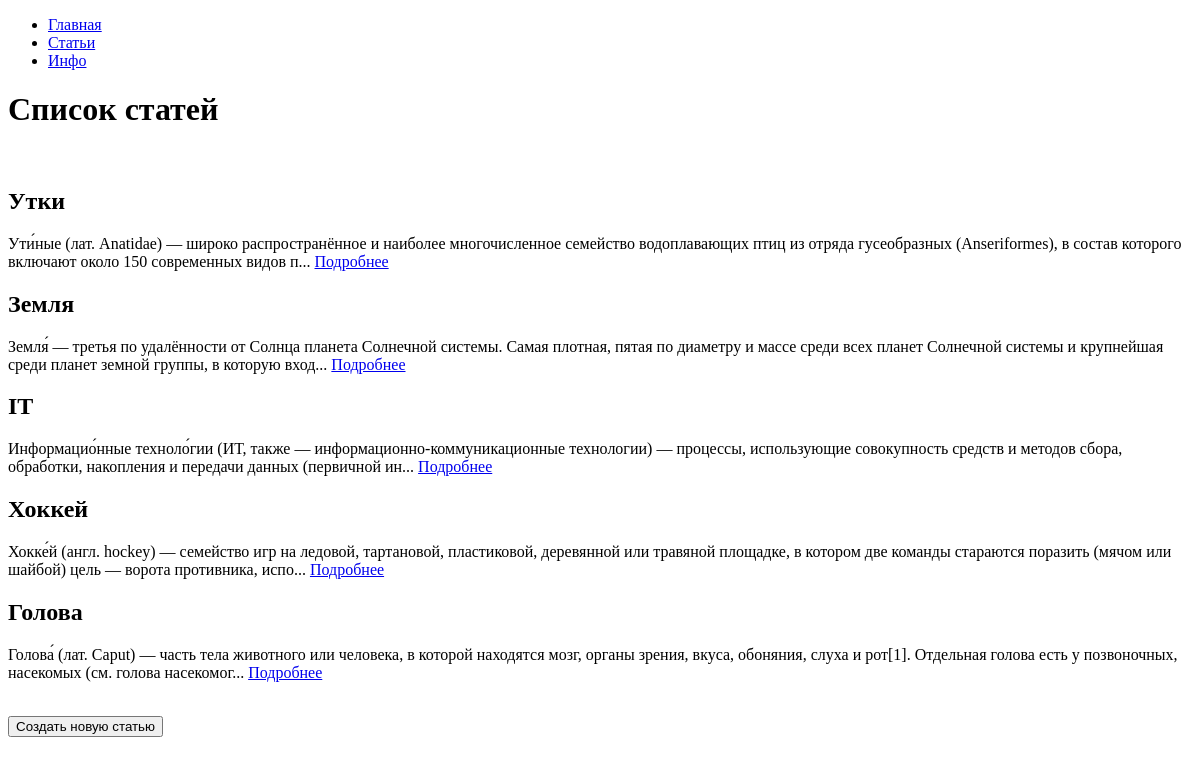
The app's page /articles/, older data.
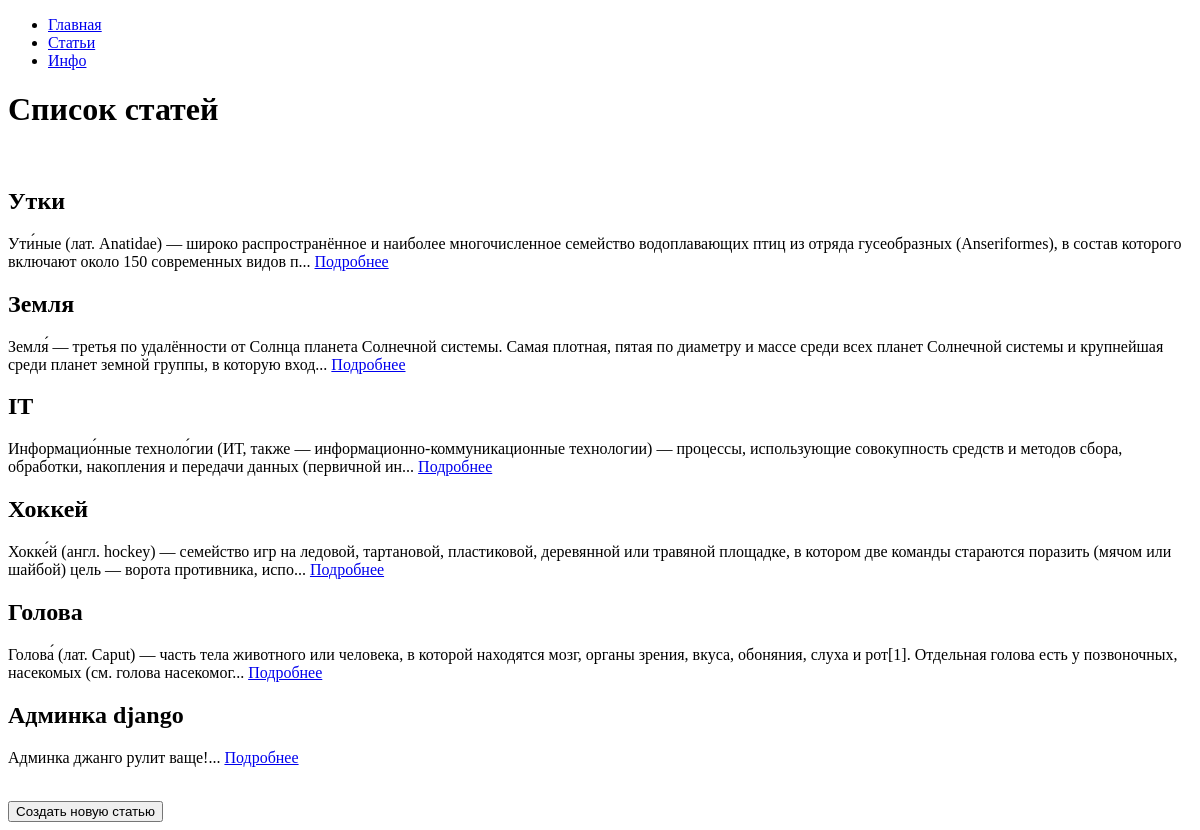
The same page, newer data.
### django_blog/article/models.py (models this page shows, shortened)
class Article(models.Model):
    name = models.CharField(max_length=200)
    body = models.TextField()
    timestamp = models.DateTimeField(auto_now_add=True)

### django_blog/article/views.py (the view)
# urls.py: path('', IndexView.as_view(), name='articles'),
class IndexView(View):
    def get(self, request, *args, **kwargs):
        articles = Article.objects.all()[:15]
        return render(request, 'articles/index.html', context={'articles': articles})

### django_blog/article/templates/articles/index.html
{% extends 'base.html' %}
{% block content %}
<h1>Список статей</h1>
<br>
{% for article in articles %}
<h2>{{ article.name }}</h2>
<p>{{ article.body|slice:200 }}... <a href="{{ article.id }}">Подробнее</a></p>
{% endfor %}
<br>
<form action="{% url 'article_create' %}" method="get">
    <input type="submit" value="Создать новую статью">
</form>
{% endblock %}

Row changes from the older to the newer data that the page shows:
added Article: name "Админка django", body "Админка джанго рулит ваще!"
